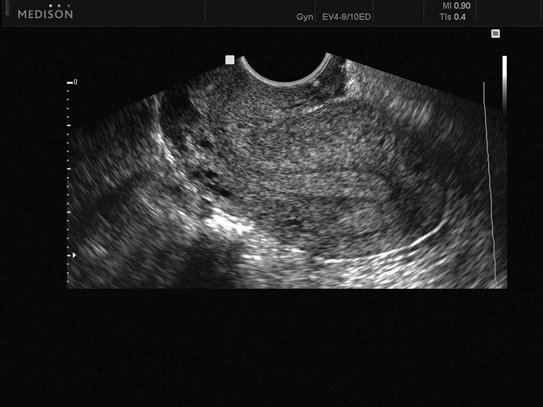
#> input picture datasets/Us.jpg, 543 x 407 px, given in place of arteriaBMP.bmp, which was not available
$ python aula_2.py   (older library calls are emulated)
#> lines starting #> are read from the running program, lines starting #| are printed output that depends on the picture; pictures that were not available may be replaced by others from this repository, and a replacement may not be noted
### Aulas/aula_2_-_uniform_filter/matlab_fspecial.py
# -*- coding: utf-8 -*-
"""
Created on Thu Jan 18 15:36:32 2018

@author: italo
"""

"""
Syntax
h = fspecial(type)
h = fspecial('average',hsize)
h = fspecial('disk',radius)
h = fspecial('gaussian',hsize,sigma)
h = fspecial('laplacian',alpha)
h = fspecial('log',hsize,sigma)
h = fspecial('motion',len,theta)
h = fspecial('prewitt')
h = fspecial('sobel')
"""

import numpy as np

def fspecial_average(hsize=3):
    """Smoothing filter"""
    return np.ones((hsize,hsize))/hsize**2


# [44 lines left out: functions fspecial_disk, fspecial_gaussian, fspecial_laplacian, not called in this run]

def fspecial_log(hsize,sigma):
    raise(NotImplemented)

def fspecial_motion(motion_len,theta):
    raise(NotImplemented)

def fspecial_prewitt():
    return np.array([[1, 1, 1],[0, 0, 0],[-1, -1, -1]])

def fspecial_sobel():
    return np.array([[1, 2, 1],[0, 0, 0],[-1, -2, -1]])

def fspecial(filter_type, *args, **kwargs):
    if filter_type == 'average':
        return fspecial_average(*args, **kwargs)
    if filter_type == 'disk':
        return fspecial_disk(*args, **kwargs)
    if filter_type == 'gaussian':
        return fspecial_gaussian(*args, **kwargs)
    if filter_type == 'laplacian':
        return fspecial_laplacian(*args, **kwargs)
    if filter_type == 'log':
        return fspecial_log(*args, **kwargs)
    if filter_type == 'motion':
        return fspecial_motion(*args, **kwargs)
    if filter_type == 'prewitt':
        return fspecial_prewitt(*args, **kwargs)
    if filter_type == 'sobel':
        return fspecial_sobel(*args, **kwargs)

### Aulas/aula_2_-_uniform_filter/aula_2.py
# -*- coding: utf-8 -*-
# ------------------------------------------------------------------------------
# FEDERAL UNIVERSITY OF UBERLANDIA
# Faculty of Electrical Engineering
# Biomedical Engineering Lab
# ------------------------------------------------------------------------------
# Author: Italo Gustavo Sampaio Fernandes
# Contact: italogsfernandes@gmail.com
# Git: www.github.com/italogfernandes
# This project is based on: https://github.com/ronaldosena/imagens-medicas-2
# Please give the credits to ronaldo sena.
# ------------------------------------------------------------------------------
# Description:
# ------------------------------------------------------------------------------
import numpy as np
import matplotlib.pyplot as plt
import pandas as pd
# ------------------------------------------------------------------------------
from scipy.misc import imread
import matplotlib.image as mpimg
import scipy.ndimage as ndimage
from matlab_fspecial import fspecial

# First part
files_folder = '../../datasets/' # Caminho para a pasta onde estao as imagens
file_names = ('arteriaBMP.bmp','blood0.PNG','blood1.PNG','pe.jpg')
in_images = [imread(files_folder+image_name) for image_name in file_names ]
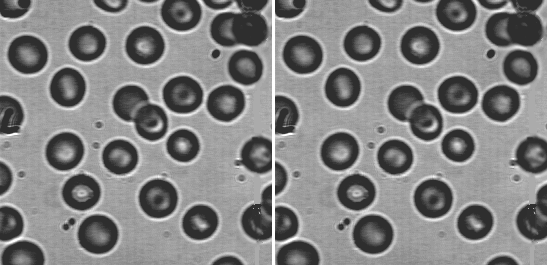
#> input picture aula-1/blood0.PNG, 548 x 266 px, found by its file name
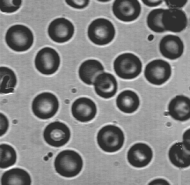
#> input picture aula-1/blood1.PNG, 190 x 185 px, found by its file name
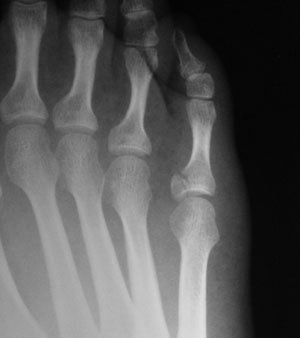
#> input picture aula-1/pe.jpg, 300 x 338 px, found by its file name
#> in_images = 4 items
out_images = [None] * len(file_names)
brightness = 100
mask_sizes = (3,7,25)
kernels = []

for mask_size in mask_sizes:
    kernels.append(fspecial('average',mask_size))

# for in_image in in_images:
for i in range(len(file_names)):
    in_image = in_images[i]
    o1 = in_image + brightness
    o1[in_image > (255 - brightness)] = 255
    o2 = in_image - brightness
    o2[in_image < (0 + brightness)] = 0
    out_images[i] = [o1, o2]

    plt.figure()

    plt.subplot(2,len(mask_sizes)+1,1)
    plt.imshow(in_image, cmap=plt.cm.gray)
    plt.title('Original')

    plt.subplot(2,len(mask_sizes)+1,len(mask_sizes)+2)
    plt.hist(in_image.ravel(),256,[0,256])
    plt.title('Histograma original')

    out_images_line = []
    for j in range(len(mask_sizes)):
        out_image = ndimage.uniform_filter(in_image,size=mask_sizes[j])
        #out_image = ndimage.correlate(in_image,kernels[j])
        out_images_line.append(out_image)

        plt.subplot(2, len(mask_sizes)+1, j+2)
        plt.imshow(out_image, cmap=plt.cm.gray)
        plt.title('Mascara de %dx%d' % (mask_sizes[j], mask_sizes[j]))

        plt.subplot(2, len(mask_sizes)+1,j+len(mask_sizes)+3)
        plt.hist(out_image.ravel(),256,[0,256])
        plt.title('Histograma com mascara de %dx%d' % (mask_sizes[j], mask_sizes[j]))

    out_images.append(out_images_line)
#> in_image is the input picture: shape (338, 300); min 2, max 226, mean 88.2
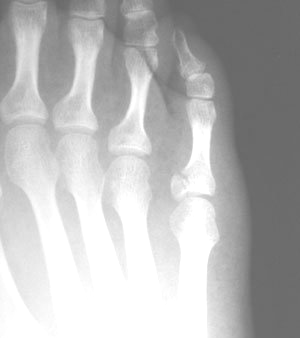
#> o1: shape (338, 300); min 102, max 255, mean 184.4
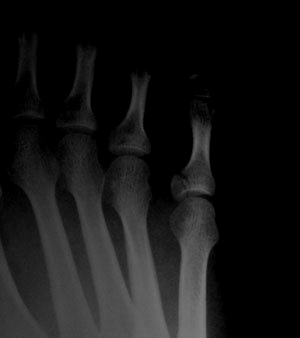
#> o2: shape (338, 300); min 0, max 126, mean 21.4
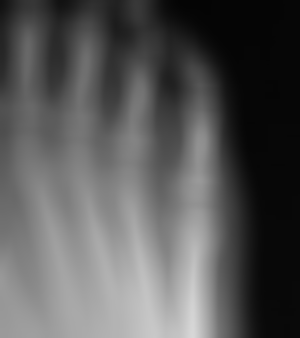
#> out_image: shape (338, 300); min 4, max 215, mean 87.3
#> after the loop, out_images = 8 items


plt.show()
#> figure, not shown here; panel 2: tallest bar 41698 high, from x = 8 to 9; panel 4: tallest bar 52585 high, from x = 7 to 8; panel 6: tallest bar 77770 high, from x = 7 to 8; panel 8: tallest bar 90033 high, from x = 7 to 8
#> figure, not shown here; panel 2: tallest bar 67188 high, from x = 46 to 47; panel 4: tallest bar 40584 high, from x = 46 to 47; panel 6: tallest bar 17805 high, from x = 158 to 159; panel 8: tallest bar 12132 high, from x = 158 to 159
#> figure, not shown here; panel 2: tallest bar 4377 high, from x = 46 to 47; panel 4: tallest bar 2151 high, from x = 46 to 47; panel 6: tallest bar 1444 high, from x = 157 to 158; panel 8: tallest bar 725 high, from x = 138 to 139
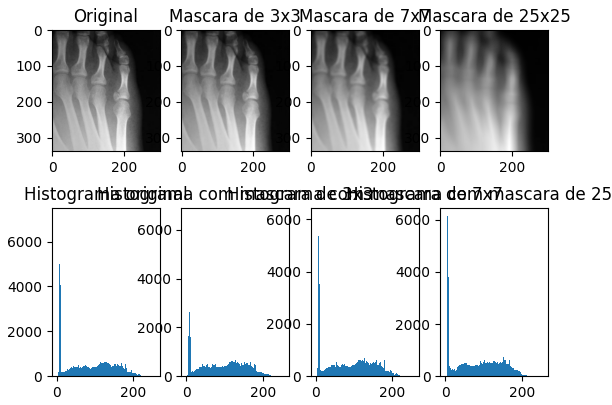
#> figure drawn by matplotlib, 8 panels; panel 2: tallest bar 7134 high, from x = 7 to 8; panel 4: tallest bar 6555 high, from x = 7 to 8; panel 6: tallest bar 6123 high, from x = 6 to 7; panel 8: tallest bar 6138 high, from x = 6 to 7
